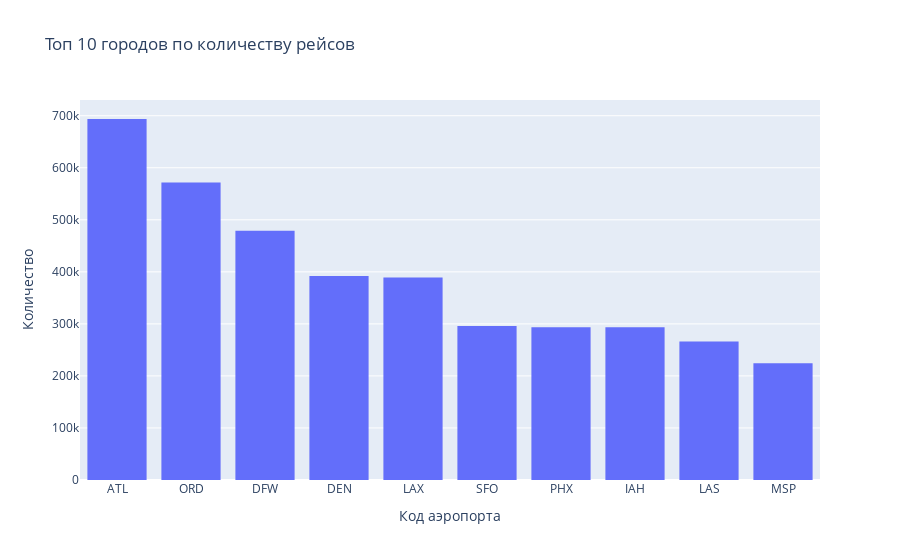

Here is the notebook cell this chart was saved with:
### Code cell
fig = px.histogram(airports_code, x = 'ORIGIN_AIRPORT', y = 'count', title = 'Топ 10 городов по количеству рейсов', nbins = len(airports_code))
fig.update_layout(bargap = 0.2, xaxis_title = 'Код аэропорта', yaxis_title = 'Количество')
fig.show()

### Figure 1 — Plotly figure (JSON) as saved in the notebook; plotly's stock layout.template omitted (floating-point values rounded to 4 significant figures)
{"data": [{"alignmentgroup": "True", "bingroup": "x", "histfunc": "sum", "hovertemplate": "ORIGIN_AIRPORT=%{x}<br>sum of count=%{y}<extra></extra>", "legendgroup": "", "marker": {"color": "#636efa", "pattern": {"shape": ""}}, "name": "", "nbinsx": 10, "offsetgroup": "", "orientation": "v", "showlegend": false, "type": "histogram", "x": ["ATL", "ORD", "DFW", "DEN", "LAX", "SFO", "PHX", "IAH", "LAS", "MSP"], "xaxis": "x", "y": [693740, 571790, 479133, 392065, 389369, 295974, 293627, 293305, 266379, 224245], "yaxis": "y"}], "layout": {"bargap": 0.2, "barmode": "relative", "legend": {"tracegroupgap": 0}, "title": {"text": "Топ 10 городов по количеству рейсов"}, "xaxis": {"anchor": "y", "domain": [0, 1], "title": {"text": "Код аэропорта"}}, "yaxis": {"anchor": "x", "domain": [0, 1], "title": {"text": "Количество"}}}}
